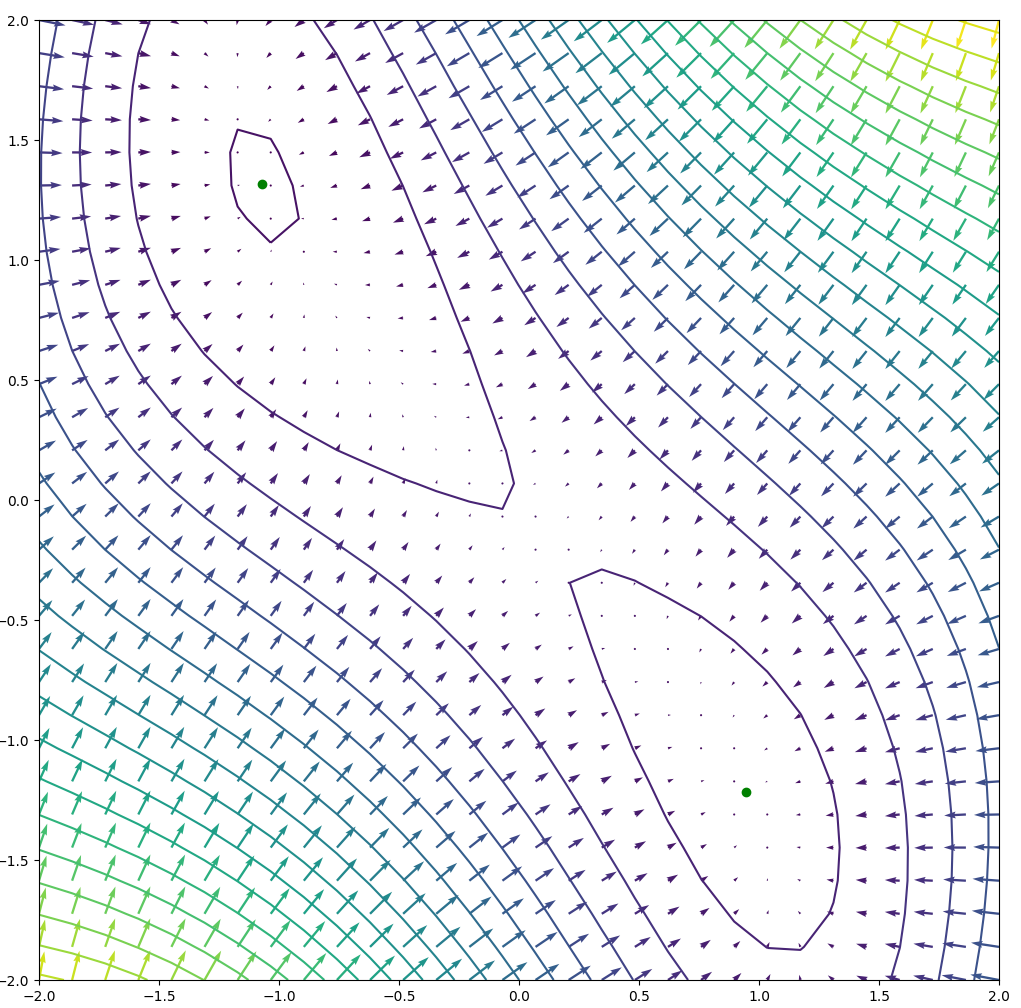

The Python source for this figure:
import numpy as np
import matplotlib.pyplot as plt

x = np.linspace(-2, 2, 30)
y = np.linspace(-2, 2, 30)
X, Y = np.meshgrid(x, y)
U = 3 * Y * np.cos(X) + 2.0 * X + 0.25
V = 3 * np.sin(X) + 2.0 * Y

Z = 3.0 * np.sin(X) * Y + X**2 + Y**2 + 0.25 * X
fig1 = plt.figure(1, (12,12))
ax1 = fig1.add_axes([0.1, 0.1, 0.8, 0.8])
ax1.contour(X, Y, Z, 21)
ax1.quiver(X, Y, -U, -V, Z)
ax1.plot([-1.07117403, 0.9439074],  [1.31662556 , -1.21476033], 'go')
ax1.set_xlabel('x')
ax1.set_ylabel('y')


fig1.savefig('quiverdown.png')